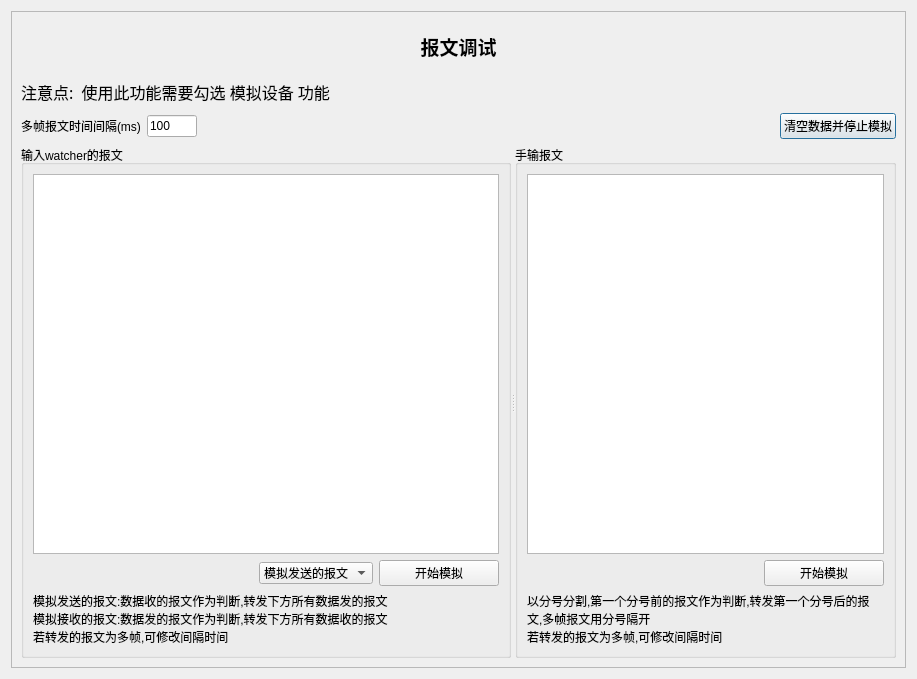
<?xml version="1.0" encoding="UTF-8"?>
<ui version="4.0">
 <class>DialogDebug</class>
 <widget class="QDialog" name="DialogDebug">
  <property name="geometry">
   <rect>
    <x>0</x>
    <y>0</y>
    <width>917</width>
    <height>679</height>
   </rect>
  </property>
  <property name="windowTitle">
   <string>报文调试</string>
  </property>
  <layout class="QGridLayout" name="gridLayout_4">
   <item row="0" column="0">
    <widget class="QFrame" name="frame">
     <property name="frameShape">
      <enum>QFrame::StyledPanel</enum>
     </property>
     <property name="frameShadow">
      <enum>QFrame::Plain</enum>
     </property>
     <layout class="QGridLayout" name="gridLayout_2">
      <item row="0" column="0">
       <widget class="QLabel" name="label">
        <property name="minimumSize">
         <size>
          <width>0</width>
          <height>50</height>
         </size>
        </property>
        <property name="maximumSize">
         <size>
          <width>16777215</width>
          <height>50</height>
         </size>
        </property>
        <property name="font">
         <font>
          <family>新宋体</family>
          <pointsize>14</pointsize>
          <weight>75</weight>
          <bold>true</bold>
         </font>
        </property>
        <property name="text">
         <string>报文调试</string>
        </property>
        <property name="alignment">
         <set>Qt::AlignCenter</set>
        </property>
       </widget>
      </item>
      <item row="1" column="0">
       <widget class="QLabel" name="label_5">
        <property name="maximumSize">
         <size>
          <width>16777215</width>
          <height>30</height>
         </size>
        </property>
        <property name="font">
         <font>
          <family>楷体</family>
          <pointsize>12</pointsize>
          <weight>50</weight>
          <italic>false</italic>
          <bold>false</bold>
         </font>
        </property>
        <property name="text">
         <string>注意点:  使用此功能需要勾选 模拟设备 功能</string>
        </property>
       </widget>
      </item>
      <item row="2" column="0">
       <layout class="QHBoxLayout" name="horizontalLayout">
        <item>
         <widget class="QLabel" name="label_2">
          <property name="maximumSize">
           <size>
            <width>16777215</width>
            <height>30</height>
           </size>
          </property>
          <property name="text">
           <string>多帧报文时间间隔(ms)</string>
          </property>
         </widget>
        </item>
        <item>
         <widget class="QLineEdit" name="lineEdit">
          <property name="maximumSize">
           <size>
            <width>50</width>
            <height>16777215</height>
           </size>
          </property>
          <property name="text">
           <string>100</string>
          </property>
         </widget>
        </item>
        <item>
         <spacer name="horizontalSpacer">
          <property name="orientation">
           <enum>Qt::Horizontal</enum>
          </property>
          <property name="sizeHint" stdset="0">
           <size>
            <width>40</width>
            <height>20</height>
           </size>
          </property>
         </spacer>
        </item>
        <item>
         <widget class="QPushButton" name="Bt_clear">
          <property name="text">
           <string>清空数据并停止模拟</string>
          </property>
         </widget>
        </item>
       </layout>
      </item>
      <item row="3" column="0">
       <widget class="QSplitter" name="splitter">
        <property name="minimumSize">
         <size>
          <width>0</width>
          <height>500</height>
         </size>
        </property>
        <property name="orientation">
         <enum>Qt::Horizontal</enum>
        </property>
        <widget class="QGroupBox" name="groupBox">
         <property name="minimumSize">
          <size>
           <width>0</width>
           <height>130</height>
          </size>
         </property>
         <property name="maximumSize">
          <size>
           <width>16777215</width>
           <height>16777215</height>
          </size>
         </property>
         <property name="title">
          <string>输入watcher的报文</string>
         </property>
         <layout class="QGridLayout" name="gridLayout">
          <item row="1" column="1">
           <spacer name="horizontalSpacer_3">
            <property name="orientation">
             <enum>Qt::Horizontal</enum>
            </property>
            <property name="sizeHint" stdset="0">
             <size>
              <width>40</width>
              <height>20</height>
             </size>
            </property>
           </spacer>
          </item>
          <item row="1" column="3">
           <widget class="QPushButton" name="Bt1">
            <property name="minimumSize">
             <size>
              <width>120</width>
              <height>0</height>
             </size>
            </property>
            <property name="text">
             <string>开始模拟</string>
            </property>
           </widget>
          </item>
          <item row="0" column="0" colspan="4">
           <widget class="QTextEdit" name="textmsg"/>
          </item>
          <item row="1" column="2">
           <widget class="QComboBox" name="cb1">
            <item>
             <property name="text">
              <string>模拟发送的报文</string>
             </property>
            </item>
            <item>
             <property name="text">
              <string>模拟接收的报文</string>
             </property>
            </item>
           </widget>
          </item>
          <item row="2" column="0" colspan="4">
           <widget class="QLabel" name="label_3">
            <property name="text">
             <string>模拟发送的报文:数据收的报文作为判断,转发下方所有数据发的报文
模拟接收的报文:数据发的报文作为判断,转发下方所有数据收的报文
若转发的报文为多帧,可修改间隔时间</string>
            </property>
           </widget>
          </item>
         </layout>
        </widget>
        <widget class="QGroupBox" name="groupBox_3">
         <property name="minimumSize">
          <size>
           <width>0</width>
           <height>160</height>
          </size>
         </property>
         <property name="title">
          <string>手输报文</string>
         </property>
         <layout class="QGridLayout" name="gridLayout_3">
          <item row="4" column="2">
           <widget class="QPushButton" name="Bt2">
            <property name="minimumSize">
             <size>
              <width>120</width>
              <height>0</height>
             </size>
            </property>
            <property name="text">
             <string>开始模拟</string>
            </property>
           </widget>
          </item>
          <item row="3" column="1" colspan="2">
           <widget class="QTextEdit" name="textin"/>
          </item>
          <item row="4" column="1">
           <spacer name="horizontalSpacer_2">
            <property name="orientation">
             <enum>Qt::Horizontal</enum>
            </property>
            <property name="sizeHint" stdset="0">
             <size>
              <width>40</width>
              <height>20</height>
             </size>
            </property>
           </spacer>
          </item>
          <item row="5" column="1" colspan="2">
           <widget class="QLabel" name="label_4">
            <property name="text">
             <string>以分号分割,第一个分号前的报文作为判断,转发第一个分号后的报文,多帧报文用分号隔开
若转发的报文为多帧,可修改间隔时间</string>
            </property>
            <property name="wordWrap">
             <bool>true</bool>
            </property>
           </widget>
          </item>
         </layout>
        </widget>
       </widget>
      </item>
     </layout>
    </widget>
   </item>
  </layout>
 </widget>
 <resources/>
 <connections/>
</ui>
